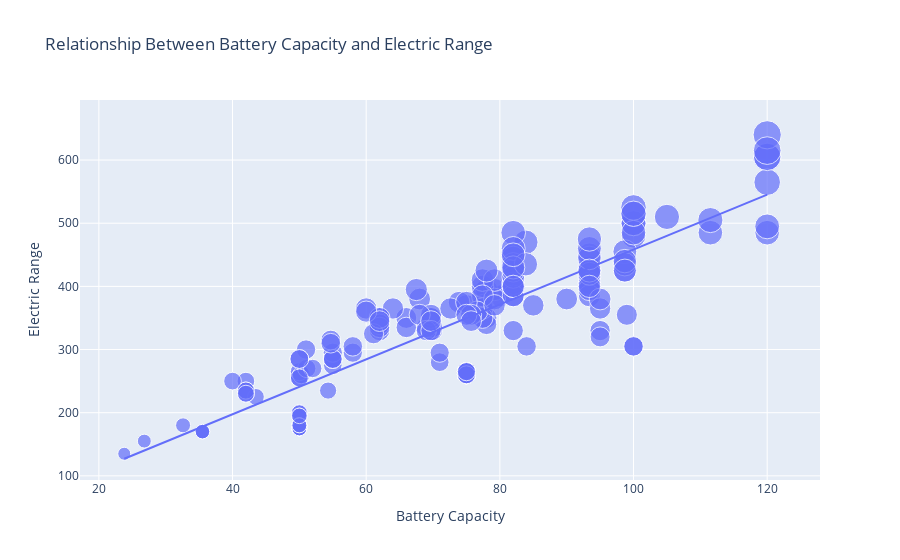

Notebook source saved alongside this figure:
### Markdown cell above
# Relationship Between Battery Capacity and Electric Range

### Code cell
figure = px.scatter(data_frame = data, x="Battery Capacity",
                    y="Electric Range", size="Electric Range", trendline="ols", 
                    title = "Relationship Between Battery Capacity and Electric Range")
figure.show()

### Figure 1 — Plotly figure (JSON) as saved in the notebook; plotly's stock layout.template omitted (floating-point values rounded to 4 significant figures; data arrays with more than 128 entries replaced by an {"elided": "..."} marker saying what was removed)
{"data": [{"hovertemplate": "Battery Capacity=%{x}<br>Electric Range=%{marker.size}<extra></extra>", "legendgroup": "", "marker": {"color": "#636efa", "size": {"elided": "194 int values"}, "sizemode": "area", "sizeref": 1.6, "symbol": "circle"}, "mode": "markers", "name": "", "orientation": "v", "showlegend": false, "type": "scatter", "x": {"elided": "194 float values"}, "xaxis": "x", "y": {"elided": "194 int values"}, "yaxis": "y"}, {"hovertemplate": "<b>OLS trendline</b><br>Electric Range = 4.34838 * Battery Capacity + 23.5551<br>R<sup>2</sup>=0.744876<br><br>Battery Capacity=%{x}<br>Electric Range=%{y} <b>(trend)</b><extra></extra>", "legendgroup": "", "marker": {"color": "#636efa", "symbol": "circle"}, "mode": "lines", "name": "", "showlegend": false, "type": "scatter", "x": {"elided": "194 float values"}, "xaxis": "x", "y": {"elided": "194 float values"}, "yaxis": "y"}], "layout": {"legend": {"itemsizing": "constant", "tracegroupgap": 0}, "title": {"text": "Relationship Between Battery Capacity and Electric Range"}, "xaxis": {"anchor": "y", "domain": [0, 1], "title": {"text": "Battery Capacity"}}, "yaxis": {"anchor": "x", "domain": [0, 1], "title": {"text": "Electric Range"}}}}
